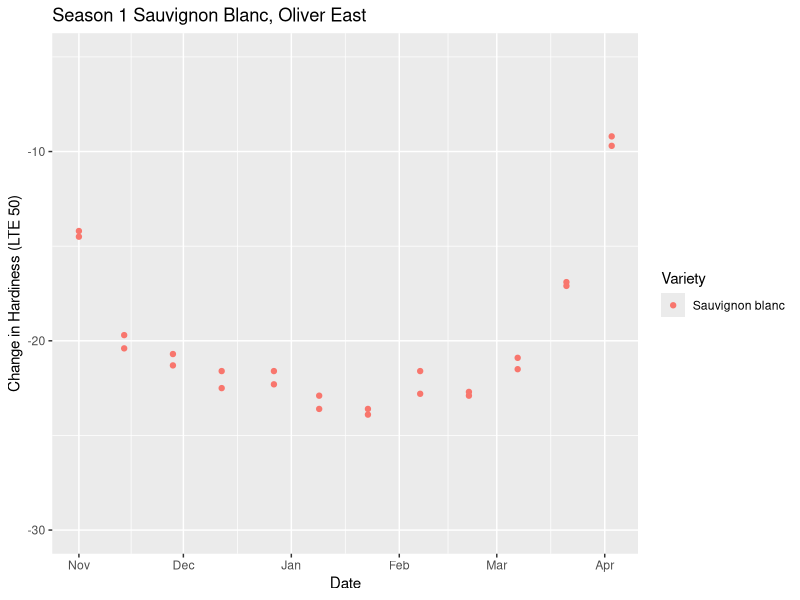
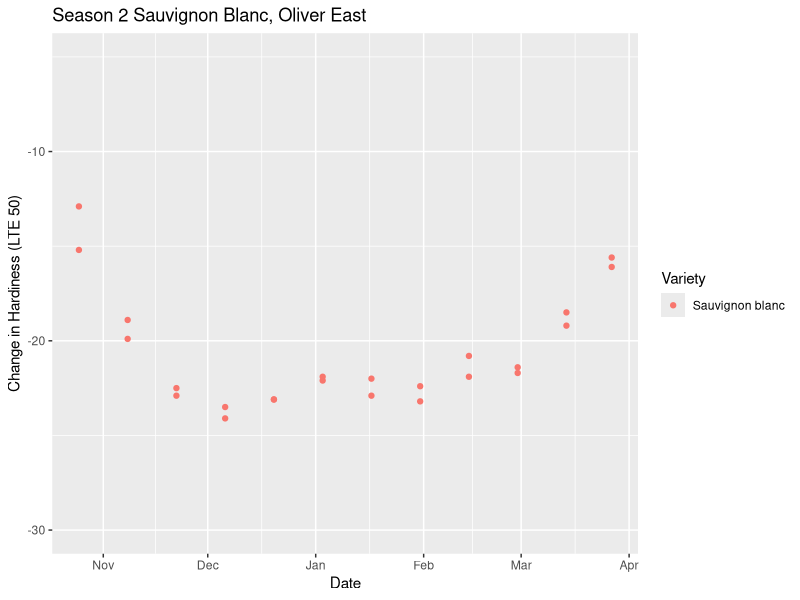
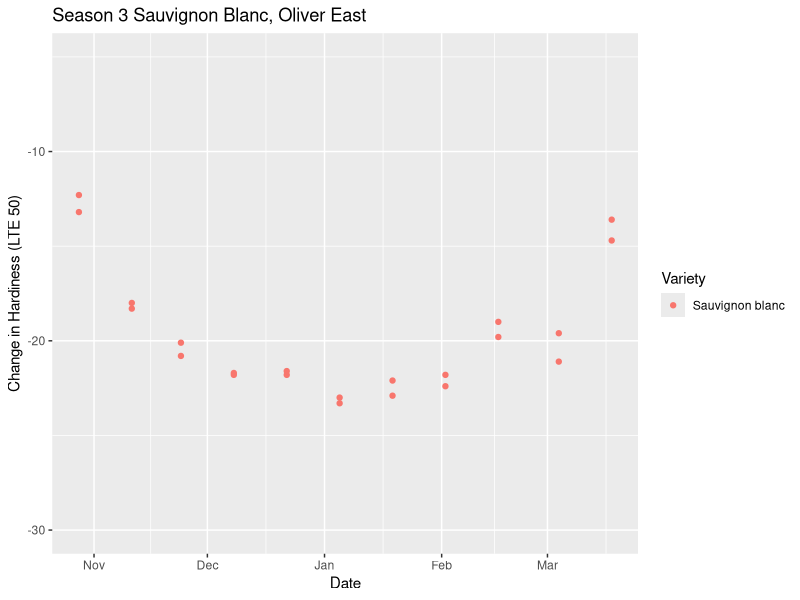
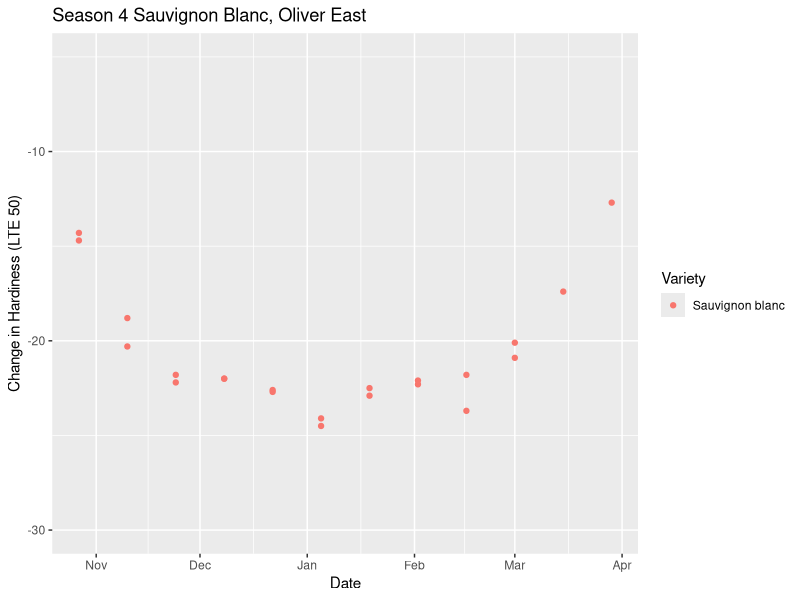
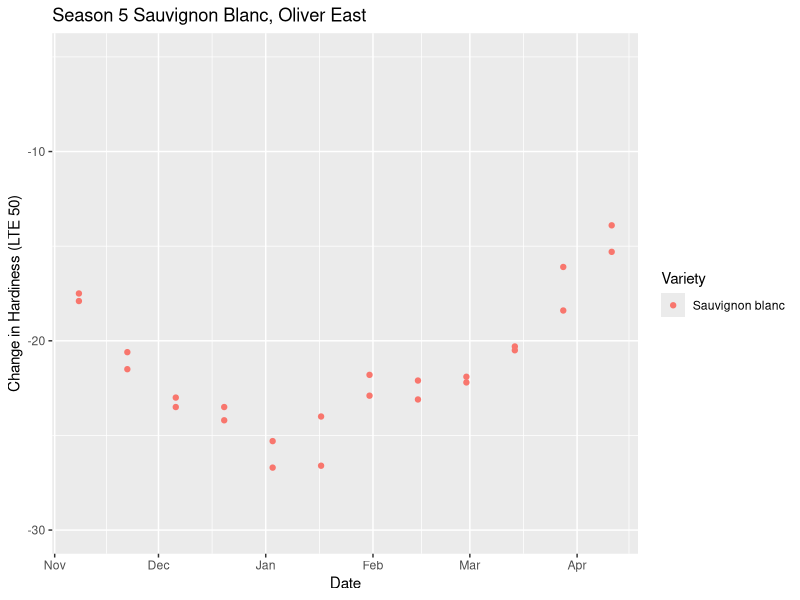
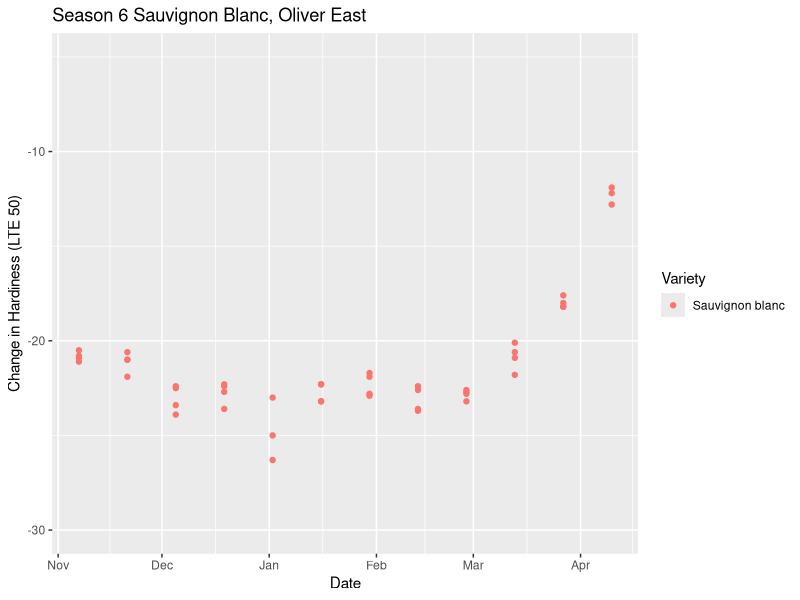
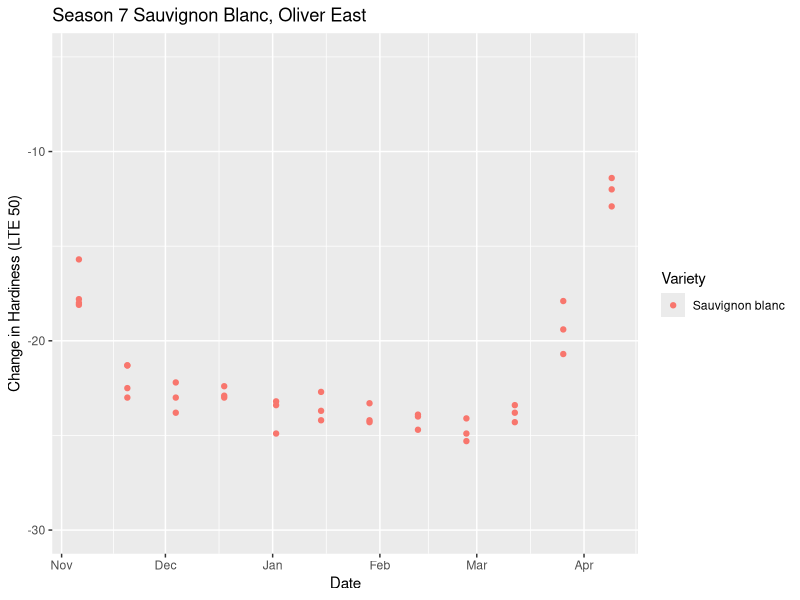

Write the R code that produced these figures, in order.
# visualizing hardiness to of Sauvignon blanc from Oliver, east
# plotting hardiness_delta and hardiness on the same plot screen
# only sauvignon blanc from oliver east will be plotted

library(ggplot2)
library(dplyr)

# load data

# separate by season

# plot hardiness and hardiness pct_chg on same graph per season
# differentiate variety with colors and site with shapes
# ggplot aes() object specs https://ggplot2.tidyverse.org/articles/ggplot2-specs.html # nolint

# setting wd to ./viz to adhere to analogue to ML wd
setwd("c:/users/adamf/onedrive/documents/code/hardiness/viz")

hardiness <- read.csv("../data/model_train.csv")

# changing datetime to be the correct type
hardiness$datetime <- as.Date(hardiness$datetime, format = "%Y-%m-%d")

sauv_b <- hardiness[hardiness$variety == "Sauvignon blanc", ]

# split up the data into unique seasons
seasons <- sauv_b %>% group_by(season) %>% group_split()

for (season in unique(hardiness$season)) {
    site_counts <- seasons[[season]] %>%
    group_by(site) %>%
    summarize(count = n())

    oe_data <- seasons[[season]][seasons[[season]]$site == "Oliver, east", ]

    ggplot(oe_data, aes(datetime, hardiness)) + # nolint
    geom_point(aes(color = variety)) +
    ylim(-30, -5) +
    labs(title = paste("Season", season, "Sauvignon Blanc, Oliver East"),
    y = "Change in Hardiness (LTE 50)",
    x = "Date",
    colour = "Variety")

    ggsave(paste0("hardiness/", "sauvb_oe_", "season", "_", season, ".png")) # nolint
}
